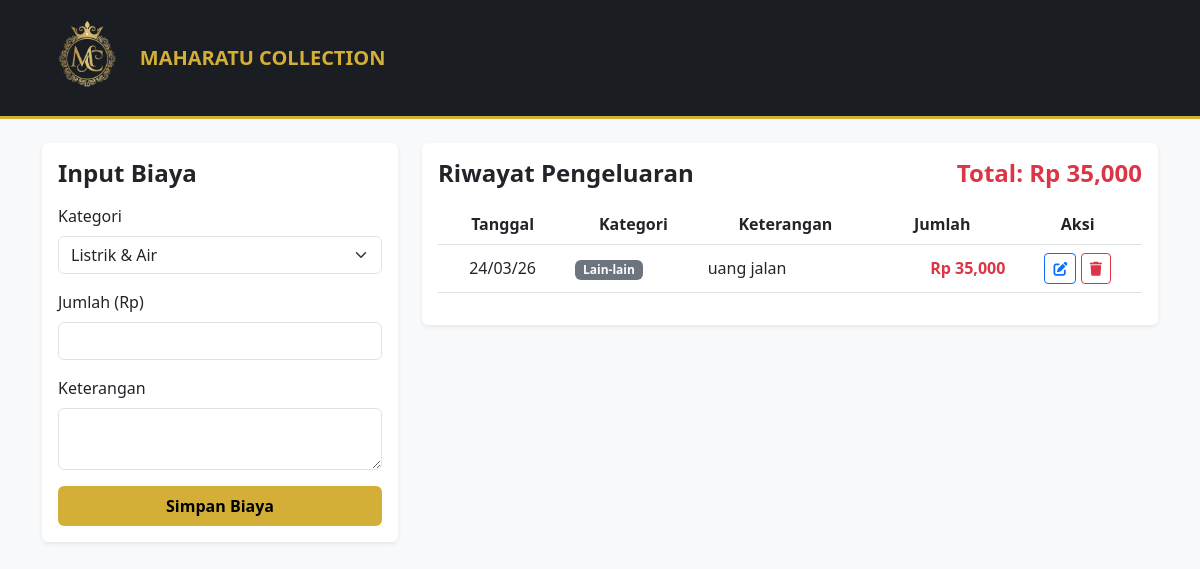
The page /operasional (signed in) on the database as committed earlier.
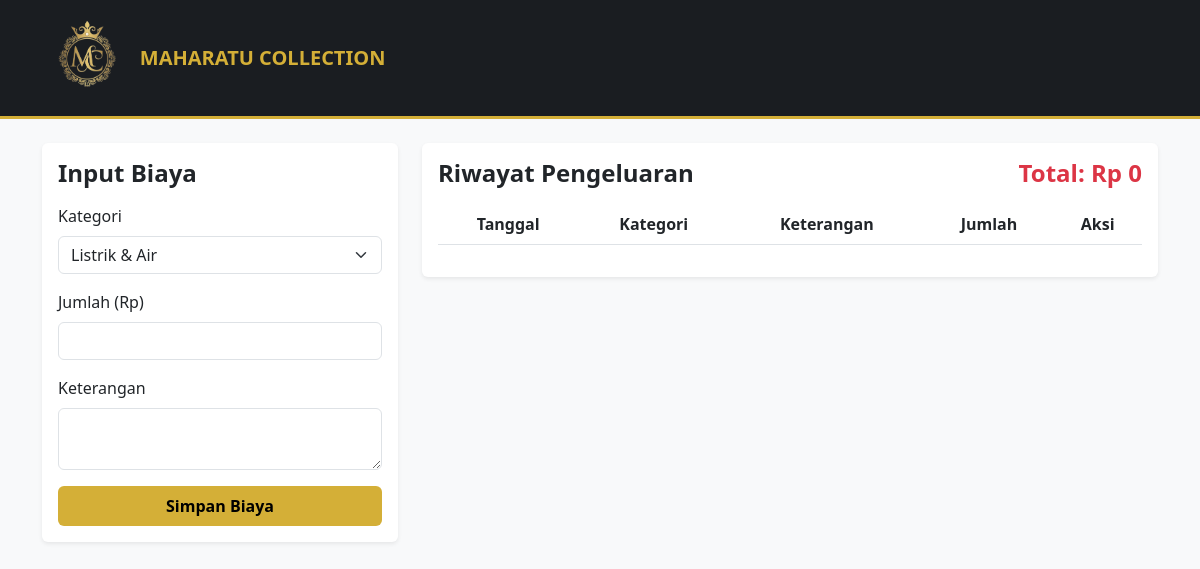
The same page on the database as committed later.
### models.py (models this page shows)
class Operasional(db.Model):
    id = db.Column(db.Integer, primary_key=True)
    tanggal = db.Column(db.DateTime, default=db.func.current_timestamp())
    kategori = db.Column(db.String(50), nullable=False) # Contoh: Listrik, Gaji, Plastik Packing
    keterangan = db.Column(db.String(200))
    jumlah = db.Column(db.Float, nullable=False)
    petugas_id = db.Column(db.Integer, db.ForeignKey('user.id'))
    petugas = db.relationship('User', backref='biaya_operasional')

### app.py (the view, shortened to what this page needs)
@app.route('/operasional', methods=['GET', 'POST'])
@login_required
def halaman_operasional():
    daftar_biaya = Operasional.query.order_by(Operasional.tanggal.desc()).all()
    total_biaya = sum(b.jumlah for b in daftar_biaya)
    return render_template('operasional.html', biaya=daftar_biaya, total=total_biaya)

### app.py (called while the page is built)
def login_required(f):
    @wraps(f)
    def decorated_function(*args, **kwargs):
        if 'user_id' not in session:
            return redirect(url_for('login'))
        return f(*args, **kwargs)
    return decorated_function

### templates/operasional.html (shortened to what the changed rows need)
<!DOCTYPE html>
<html>
<head>
    <link rel="stylesheet" href="https://cdn.jsdelivr.net/npm/bootstrap@5.3.0/dist/css/bootstrap.min.css">
    <link rel="stylesheet" href="https://cdnjs.cloudflare.com/ajax/libs/font-awesome/6.0.0/css/all.min.css">
</head>
<body class="bg-light">
    <div class="container">
        <div class="row">
            <div class="col-md-8">
                <div class="card shadow-sm p-3 border-0">
                    <div class="d-flex justify-content-between align-items-center mb-3">
                        <h4 class="fw-bold mb-0">Riwayat Pengeluaran</h4>
                        <h4 class="text-danger fw-bold mb-0">Total: Rp {{ "{:,.0f}".format(total) }}</h4>
                    </div>
                    <div class="table-responsive">
                        <table class="table align-middle">
                            <thead class="table-maharatu text-center">
                                <tr>
                                    <th>Tanggal</th>
                                    <th>Kategori</th>
                                    <th>Keterangan</th>
                                    <th>Jumlah</th>
                                    <th>Aksi</th>
                                </tr>
                            </thead>
                            <tbody>
                                {% for b in biaya %}
                                <tr>
                                    <td class="text-center">{{ b.tanggal.strftime('%d/%m/%y') }}</td>
                                    <td><span class="badge bg-secondary">{{ b.kategori }}</span></td>
                                    <td>{{ b.keterangan }}</td>
                                    <td class="fw-bold text-danger text-end">Rp {{ "{:,.0f}".format(b.jumlah) }}</td>
                                    <td class="text-center">
                                        <button class="btn btn-sm btn-outline-primary" data-bs-toggle="modal" data-bs-target="#editModal{{ b.id }}">
                                            <i class="fa fa-edit"></i>
                                        </button>
                                        <a href="/operasional/hapus/{{ b.id }}" class="btn btn-sm btn-outline-danger" onclick="return confirm('Hapus pengeluaran ini?')">
                                            <i class="fa fa-trash"></i>
                                        </a>
                                    </td>
                                </tr>
                                {% endfor %}
                            </tbody>
                        </table>
                    </div>
                </div>
            </div>
        </div>
    </div>
</body>
</html>

Rows that differ between the two databases and show on the page:
removed Operasional: tanggal "24/03/26", kategori "Lain-lain", keterangan "uang jalan", jumlah "35,000"
Other text that changed with them:
{{ "{:,.0f}".format(total) }}: "35,000" → "0"
